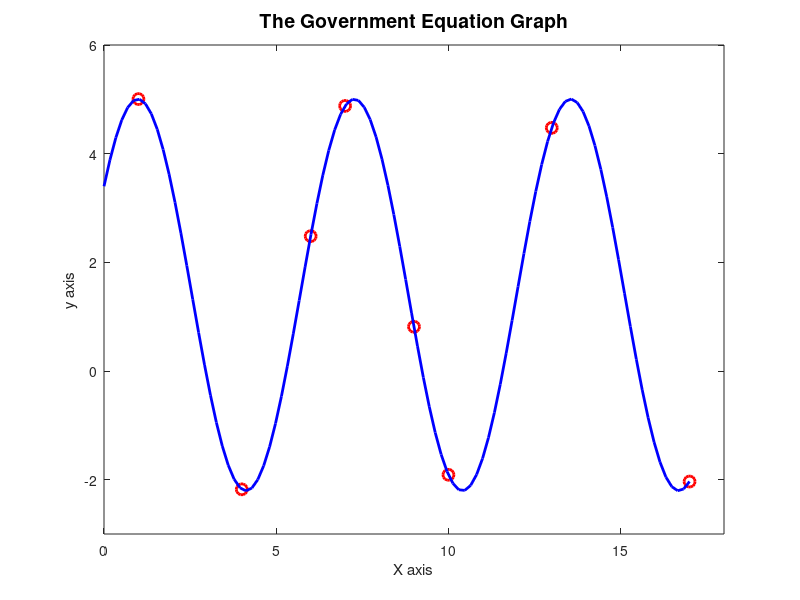

The MATLAB source for this figure:
%Final problem 13
x= [1 4 6 7 9 10 13 17]';
y= [5.0050 -2.1777 2.4821 4.8788 0.8141 -1.9102 4.4754 -2.0345];

figure(2), plot(x,y,'ro','linewidth',2,'Markersize',8);
xlabel('X axis');
ylabel('y axis');
axis([0 18 -3 6]);
title('The Government Equation Graph','fontsize',14,'fontweight','bold');

%y= c1*sin(x) + c2*cos(x)+c3;  %equation; aplha and beta are the unknowns

%c= [c1 c2 c3]';

A= [sin(x) cos(x) (ones(8,1))];
b= y';

c = A\b; %use back slash since inv(A) is not a square matrix

x_pred = linspace(0,17);
y_pred= c(1)*sin(x_pred) + c(2)*cos(x_pred) + c(3);

figure(2), hold on; plot(x_pred,y_pred,'b','linewidth',2);


